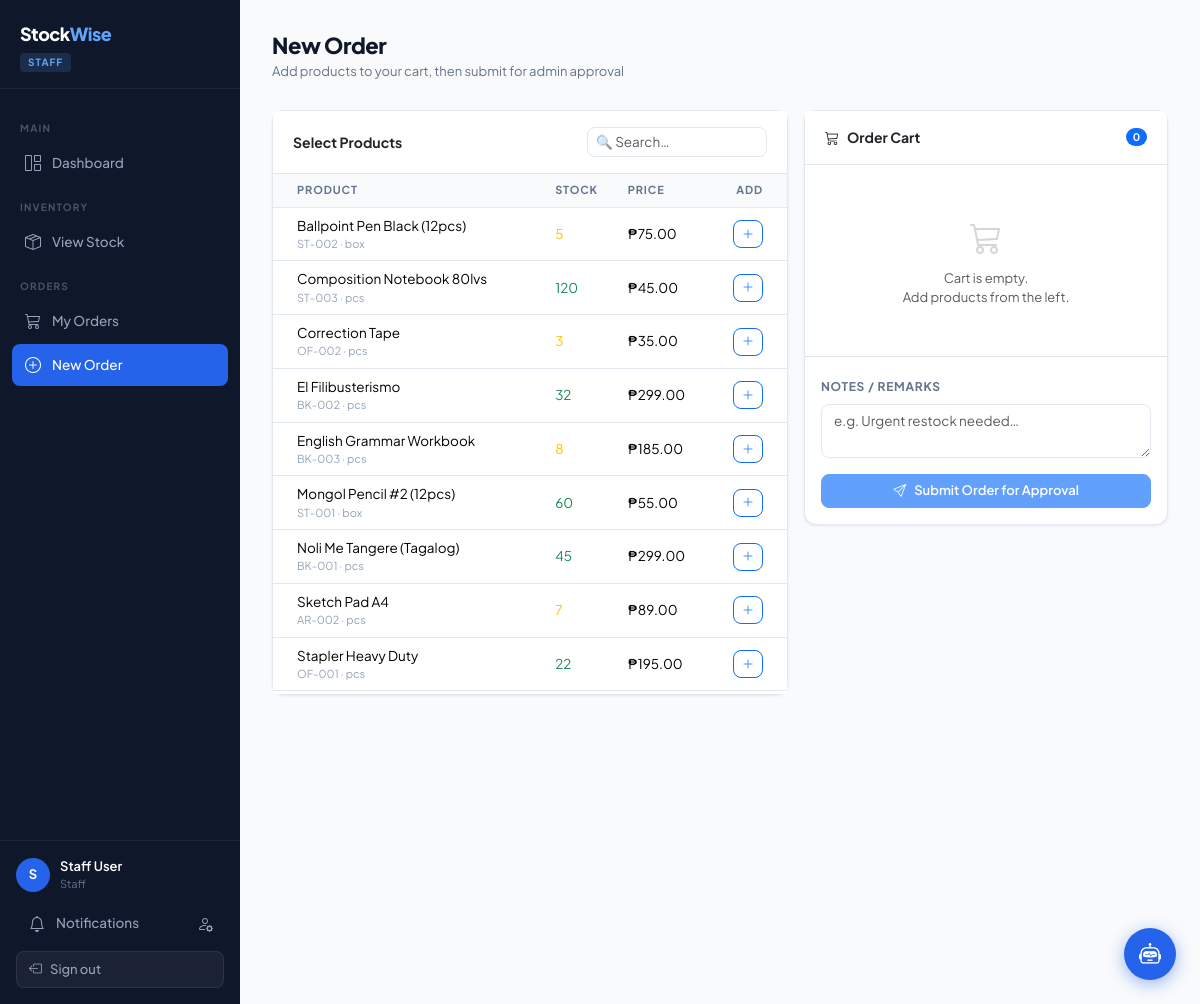
Screenshot of /staff/new_order.php (signed in) with the database file from the repository.
### tables this page shows
CREATE TABLE products (
    id              INT AUTO_INCREMENT PRIMARY KEY,
    category_id     INT,
    sku             VARCHAR(50) NOT NULL UNIQUE,
    name            VARCHAR(150) NOT NULL,
    description     TEXT,
    unit            VARCHAR(30) NOT NULL DEFAULT 'pcs',
    price           DECIMAL(10,2) NOT NULL DEFAULT 0.00,
    stock_quantity  INT NOT NULL DEFAULT 0,
    low_stock_threshold INT NOT NULL DEFAULT 10,
    is_active       TINYINT(1) NOT NULL DEFAULT 1,
    created_at      DATETIME DEFAULT CURRENT_TIMESTAMP,
    updated_at      DATETIME DEFAULT CURRENT_TIMESTAMP ON UPDATE CURRENT_TIMESTAMP,
    FOREIGN KEY (category_id) REFERENCES categories(id) ON DELETE SET NULL
);

### config/database.php (called while the page is built, shortened)
<?php
class Database {
    private static ?PDO $instance = null;
    public static function getInstance(): PDO {
        if (self::$instance === null) {
            $dsn = 'mysql:host=' . DB_HOST . ';dbname=' . DB_NAME . ';charset=utf8mb4';
            $options = [
                PDO::ATTR_ERRMODE            => PDO::ERRMODE_EXCEPTION,
                PDO::ATTR_DEFAULT_FETCH_MODE => PDO::FETCH_ASSOC,
                PDO::ATTR_EMULATE_PREPARES   => false,
            ];
            try {
                self::$instance = new PDO($dsn, DB_USER, DB_PASS, $options);
            } catch (PDOException $e) {
                die(json_encode(['error' => 'Database connection failed: ' . $e->getMessage()]));
            }
        }
        return self::$instance;
    }
}

### classes/Product.php (called while the page is built, shortened)
<?php
require_once __DIR__ . '/../config/database.php';
class Product {
    private PDO $db;
    public function __construct() {
        $this->db = Database::getInstance();
    }
    public function getAll(bool $activeOnly = false): array {
        $sql = '
            SELECT p.*, c.name AS category_name,
                   CASE WHEN p.stock_quantity <= p.low_stock_threshold THEN 1 ELSE 0 END AS is_low_stock
            FROM products p
            LEFT JOIN categories c ON p.category_id = c.id
        ';
        if ($activeOnly) $sql .= ' WHERE p.is_active = 1';
        $sql .= ' ORDER BY p.name ASC';
        return $this->db->query($sql)->fetchAll();
    }
}

### staff/new_order.php (the view, shortened to what this page needs)
<?php
require_once __DIR__ . '/../config/database.php';
require_once __DIR__ . '/../classes/Product.php';
$product  = new Product();
$products = $product->getAll(true);
include __DIR__ . '/../includes/header.php';
?>
<div class="page-header">
    <h1 class="page-title">New Order</h1>
    <div class="page-subtitle">Add products to your cart, then submit for admin approval</div>
</div>
<div class="row g-3">
    <div class="col-md-7">
        <div class="card">
            <div class="card-header d-flex justify-content-between align-items-center">
                <span>Select Products</span>
                <input type="text" id="searchBox" class="form-control form-control-sm w-auto" placeholder="🔍 Search…" style="width:180px!important;">
            </div>
            <div class="card-body p-0" style="max-height:520px;overflow-y:auto;">
                <table class="table table-hover mb-0" id="productTable">
                    <thead style="position:sticky;top:0;z-index:1;">
                        <tr>
                            <th class="ps-4">Product</th><th>Stock</th><th>Price</th><th class="text-end pe-4">Add</th>
                        </tr>
                    </thead>
                    <tbody>
                    <?php foreach ($products as $p): ?>
                    <tr data-name="<?= strtolower(htmlspecialchars($p['name'])) ?>">
                        <td class="ps-4">
                            <div class="fw-600"><?= htmlspecialchars($p['name']) ?></div>
                            <div style="font-size:11px;color:#94A3B8;"><?= htmlspecialchars($p['sku']) ?> · <?= htmlspecialchars($p['unit']) ?></div>
                        </td>
                        <td>
                            <span class="fw-600 <?= $p['stock_quantity'] == 0 ? 'text-danger' : ($p['stock_quantity'] <= $p['low_stock_threshold'] ? 'text-warning' : 'text-success') ?>">
                                <?= $p['stock_quantity'] ?>
                            </span>
                        </td>
                        <td class="fw-600">₱<?= number_format($p['price'], 2) ?></td>
                        <td class="text-end pe-4">
                            <?php if ($p['stock_quantity'] > 0): ?>
                            <button class="btn btn-sm btn-outline-primary"
                                onclick="addToCart(<?= $p['id'] ?>, '<?= htmlspecialchars(addslashes($p['name'])) ?>', <?= $p['price'] ?>, <?= $p['stock_quantity'] ?>)">
                                <i class="bi bi-plus-lg"></i>
                            </button>
                            <?php else: ?>
                            <span class="text-muted" style="font-size:11px;">Out of stock</span>
                            <?php endif; ?>
                        </td>
                    </tr>
                    <?php endforeach; ?>
                    </tbody>
                </table>
            </div>
        </div>
    </div>
    <div class="col-md-5">
        <div class="card" style="position:sticky;top:24px;">
            <div class="card-header d-flex justify-content-between align-items-center">
                <span><i class="bi bi-cart3 me-2"></i>Order Cart</span>
                <span class="badge bg-primary rounded-pill" id="cartCount">0</span>
            </div>
            <div class="card-body p-0">
                <div id="cartEmpty" class="text-center text-muted py-5" style="font-size:13px;">
                    <i class="bi bi-cart3 d-block fs-2 mb-2 opacity-25"></i>
                    Cart is empty.<br>Add products from the left.
                </div>
            </div>
            <div class="card-body border-top">
                <label class="form-label">Notes / Remarks</label>
                <textarea class="form-control mb-3" id="orderNotes" rows="2" placeholder="e.g. Urgent restock needed…"></textarea>
                <button class="btn btn-primary w-100" id="submitOrderBtn" disabled onclick="submitOrder()">
                    <i class="bi bi-send me-2"></i>Submit Order for Approval
                </button>
            </div>
        </div>
    </div>
</div>
<?php
include __DIR__ . '/../includes/footer.php';
?>

### includes/header.php (style rules this page uses)
:root { --sidebar-width: 240px; --brand: #2563EB; --brand-dark: #1D4ED8; --success: #16A34A; --warning: #D97706; --danger: #DC2626; --surface: #F8FAFC; --border: #E2E8F0; --text: #0F172A; --muted: #64748B; }
* { font-family: 'Plus Jakarta Sans', sans-serif; }
body { background: var(--surface); color: var(--text); }
.page-header { margin-bottom: 28px; }
.page-title { font-size: 22px; font-weight: 800; letter-spacing: -0.02em; margin: 0; }
.page-subtitle { font-size: 13px; color: var(--muted); margin-top: 4px; }
.card { border: 1px solid var(--border); border-radius: 12px; box-shadow: 0 1px 3px rgba(0,0,0,0.08); }
.card-header { background: white; border-bottom: 1px solid var(--border); padding: 16px 20px; font-weight: 700; font-size: 14px; }
.table { font-size: 13.5px; }
.table th { font-size: 11px; font-weight: 700; letter-spacing: 0.08em; text-transform: uppercase; color: var(--muted); border-bottom: 1px solid var(--border); background: #F8FAFC; }
.table td { vertical-align: middle; border-color: var(--border); }
.btn-primary { background: var(--brand); border-color: var(--brand); font-weight: 600; }
.btn { font-size: 13px; font-weight: 600; border-radius: 8px; }
.btn-sm { font-size: 12px; }
.form-label { font-size: 12px; font-weight: 700; color: var(--muted); text-transform: uppercase; letter-spacing: 0.06em; }
.form-control, .form-select { font-size: 13.5px; border-color: var(--border); border-radius: 8px; }

### rows the page displays
products: name "Ballpoint Pen Black (12pcs)", sku "ST-002", unit "box", stock_quantity "5", price "75.00"
products: name "Composition Notebook 80lvs", sku "ST-003", unit "pcs", stock_quantity "120", price "45.00"
products: name "Correction Tape", sku "OF-002", unit "pcs", stock_quantity "3", price "35.00"
products: name "El Filibusterismo", sku "BK-002", unit "pcs", stock_quantity "32", price "299.00"
products: name "English Grammar Workbook", sku "BK-003", unit "pcs", stock_quantity "8", price "185.00"
products: name "Mongol Pencil #2 (12pcs)", sku "ST-001", unit "box", stock_quantity "60", price "55.00"
products: name "Noli Me Tangere (Tagalog)", sku "BK-001", unit "pcs", stock_quantity "45", price "299.00"
products: name "Sketch Pad A4", sku "AR-002", unit "pcs", stock_quantity "7", price "89.00"
products: name "Stapler Heavy Duty", sku "OF-001", unit "pcs", stock_quantity "22", price "195.00"

### other values shown
$user['role'] "STAFF"
substr($user['name'], 0, 1) "S"
$user['name'] "Staff User"
$user['role'] "Staff"
